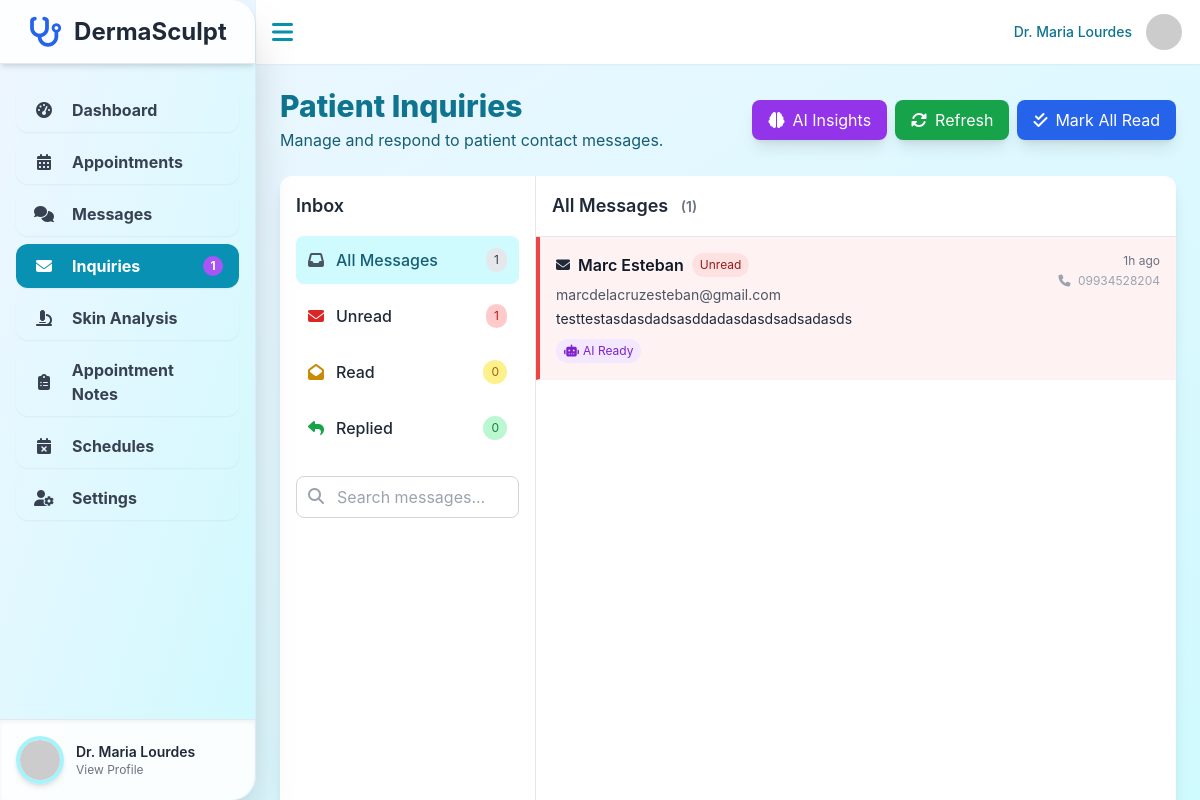
The app's page /pages/inquiries.php (signed in) with its own data.
### tables this page shows
CREATE TABLE `contact_messages` (
  `id` int(11) NOT NULL,
  `name` varchar(100) NOT NULL,
  `email` varchar(150) NOT NULL,
  `phone_number` varchar(20) NOT NULL,
  `message` text NOT NULL,
  `status` enum('unread','read','replied') DEFAULT 'unread',
  `ip_address` varchar(45) DEFAULT NULL,
  `user_agent` text DEFAULT NULL,
  `created_at` timestamp NOT NULL DEFAULT current_timestamp(),
  `updated_at` timestamp NOT NULL DEFAULT current_timestamp() ON UPDATE current_timestamp()
);

### pages/inquiries.php (the view, shortened to what this page needs)
<?php
require_once '../config/connection.php';
$status_filter = $_GET['status'] ?? 'all';
$search_query = $_GET['search'] ?? '';
$where_conditions = [];
$where_clause = !empty($where_conditions) ? 'WHERE ' . implode(' AND ', $where_conditions) : '';
$sql = "SELECT * FROM contact_messages $where_clause ORDER BY created_at DESC";
$stmt = $conn->prepare($sql);
$stmt->execute();
$messages = $stmt->get_result()->fetch_all(MYSQLI_ASSOC);
$counts = [
    'all' => 0,
    'unread' => 0,
    'read' => 0,
    'replied' => 0
];
$count_sql = "SELECT status, COUNT(*) as count FROM contact_messages GROUP BY status";
$count_result = $conn->query($count_sql);
while ($row = $count_result->fetch_assoc()) {
    $counts[$row['status']] = $row['count'];
    $counts['all'] += $row['count'];
}
function getStatusBadgeClass($status) {
    switch ($status) {
        case 'unread':
            return 'bg-red-100 text-red-800';
    }
}
function getStatusIcon($status) {
    switch ($status) {
        case 'unread':
            return 'fas fa-envelope';
    }
}
function timeAgo($datetime) {
    $time = time() - strtotime($datetime);
    if ($time < 86400) return floor($time/3600) . 'h ago';
    return date('M j, Y', strtotime($datetime));
}
?>
<!DOCTYPE html>
<html lang="en">
<head>
    <script src="https://cdn.tailwindcss.com"></script>
    <link href="https://cdnjs.cloudflare.com/ajax/libs/font-awesome/6.1.1/css/all.min.css" rel="stylesheet">
</head>
<body class="bg-gradient-to-br from-blue-50 to-cyan-100 text-gray-800">
    <?php include '../components/sidebar.php'; ?>
    <div class="main-content flex flex-col h-screen">
        <header class="bg-white shadow-sm flex items-center justify-between p-4 h-16 flex-shrink-0 z-30">
            <button id="sidebar-toggle" onclick="toggleSidebar()" class="text-cyan-600 hover:text-cyan-800">
                <i class="fas fa-bars fa-xl"></i>
            </button>
            <div class="relative">
                <button onclick="toggleDropdown()" class="flex items-center space-x-3">
                    <span class="hidden sm:inline text-sm font-medium text-cyan-700">Dr. <?php echo $sidebar_firstName; ?></span>
                    <img class="h-10 w-10 rounded-full object-cover border-2 border-transparent hover:border-cyan-500" src="<?php echo $profilePicturePath; ?>" alt="User avatar">
                </button>
            </div>
        </header>
        <main class="flex-1 p-4 sm:p-6 overflow-hidden" id="mainContent">
            <div class="mb-6 flex justify-between items-center">
                <div>
                    <h2 class="text-3xl font-extrabold text-cyan-700">Patient Inquiries</h2>
                    <p class="text-cyan-800 mt-1">Manage and respond to patient contact messages.</p>
                </div>
                <div class="flex gap-2">
                    <button onclick="toggleAIInsights()" id="aiInsightsBtn" class="bg-purple-600 text-white px-4 py-2 rounded-lg hover:bg-purple-700 flex items-center gap-2 shadow-lg">
                        <i class="fas fa-brain"></i> AI Insights
                    </button>
                    <button onclick="refreshInquiries()" class="bg-green-600 text-white px-4 py-2 rounded-lg hover:bg-green-700 flex items-center gap-2 shadow-lg">
                        <i class="fas fa-sync-alt"></i> Refresh
                    </button>
                    <button onclick="markAllAsRead()" class="bg-blue-600 text-white px-4 py-2 rounded-lg hover:bg-blue-700 flex items-center gap-2 shadow-lg">
                        <i class="fas fa-check-double"></i> Mark All Read
                    </button>
                </div>
            </div>
            <div class="bg-white rounded-xl shadow-lg email-interface flex">
                <div class="w-64 border-r border-gray-200 p-4 flex flex-col">
                    <div class="mb-6">
                        <h3 class="text-lg font-semibold text-gray-800 mb-4">Inbox</h3>
                        <div class="space-y-2">
                            <a href="?status=all&search=<?php echo urlencode($search_query); ?>"
                               class="flex items-center justify-between p-3 rounded-lg transition-colors <?php echo $status_filter === 'all' ? 'bg-cyan-100 text-cyan-800' : 'hover:bg-gray-100'; ?>">
                                <div class="flex items-center">
                                    <i class="fas fa-inbox mr-3 text-gray-600"></i>
                                    <span class="font-medium">All Messages</span>
                                </div>
                                <span class="bg-gray-200 text-gray-700 text-xs px-2 py-1 rounded-full"><?php echo $counts['all']; ?></span>
                            </a>
                            <a href="?status=unread&search=<?php echo urlencode($search_query); ?>"
                               class="flex items-center justify-between p-3 rounded-lg transition-colors <?php echo $status_filter === 'unread' ? 'bg-red-100 text-red-800' : 'hover:bg-gray-100'; ?>">
                                <div class="flex items-center">
                                    <i class="fas fa-envelope mr-3 text-red-600"></i>
                                    <span class="font-medium">Unread</span>
                                </div>
                                <span class="bg-red-200 text-red-700 text-xs px-2 py-1 rounded-full"><?php echo $counts['unread']; ?></span>
                            </a>
                            <a href="?status=read&search=<?php echo urlencode($search_query); ?>"
                               class="flex items-center justify-between p-3 rounded-lg transition-colors <?php echo $status_filter === 'read' ? 'bg-yellow-100 text-yellow-800' : 'hover:bg-gray-100'; ?>">
                                <div class="flex items-center">
                                    <i class="fas fa-envelope-open mr-3 text-yellow-600"></i>
                                    <span class="font-medium">Read</span>
                                </div>
                                <span class="bg-yellow-200 text-yellow-700 text-xs px-2 py-1 rounded-full"><?php echo $counts['read']; ?></span>
                            </a>
                            <a href="?status=replied&search=<?php echo urlencode($search_query); ?>"
                               class="flex items-center justify-between p-3 rounded-lg transition-colors <?php echo $status_filter === 'replied' ? 'bg-green-100 text-green-800' : 'hover:bg-gray-100'; ?>">
                                <div class="flex items-center">
                                    <i class="fas fa-reply mr-3 text-green-600"></i>
                                    <span class="font-medium">Replied</span>
                                </div>
                                <span class="bg-green-200 text-green-700 text-xs px-2 py-1 rounded-full"><?php echo $counts['replied']; ?></span>
                            </a>
                        </div>
                    </div>
                    <div class="mb-4">
                        <form method="GET" class="relative">
                            <input type="text" name="search" value="<?php echo htmlspecialchars($search_query); ?>"
                                   placeholder="Search messages..."
                                   class="w-full pl-10 pr-4 py-2 border border-gray-300 rounded-lg focus:ring-2 focus:ring-cyan-500 focus:border-transparent">
                            <i class="fas fa-search absolute left-3 top-3 text-gray-400"></i>
                        </form>
                    </div>
                </div>
                <div class="flex-1 flex flex-col">
                    <div class="p-4 border-b border-gray-200">
                        <div class="flex items-center justify-between">
                            <h3 class="text-lg font-semibold text-gray-800">
                                <?php
                                $filter_titles = [
                                    'all' => 'All Messages',
                                    'unread' => 'Unread Messages',
                                    'read' => 'Read Messages',
                                    'replied' => 'Replied Messages'
                                ];
                                echo $filter_titles[$status_filter];
                                ?>
                                <span class="text-sm text-gray-500 ml-2">(<?php echo count($messages); ?>)</span>
                            </h3>
                        </div>
                    </div>
                    <div class="message-list flex-1">
                        <?php if (empty($messages)): ?>
                            <div class="flex flex-col items-center justify-center h-full text-gray-500">
                                <i class="fas fa-inbox text-6xl mb-4 text-gray-300"></i>
                                <h3 class="text-xl font-semibold mb-2">No messages found</h3>
                                <p class="text-center">
                                    <?php if (!empty($search_query)): ?>
                                        No messages match your search criteria.
                                    <?php else: ?>
                                        No messages in this category yet.
                                    <?php endif; ?>
                                </p>
                            </div>
                        <?php else: ?>
                            <?php foreach ($messages as $message): ?>
                                <div class="message-item <?php echo $message['status']; ?> p-4 border-b border-gray-100"
                                     onclick="openMessageModal(<?php echo $message['id']; ?>)">
                                    <div class="flex items-start justify-between">
                                        <div class="flex-1 min-w-0">
                                            <div class="flex items-center mb-2">
                                                <i class="<?php echo getStatusIcon($message['status']); ?> mr-2 text-sm"></i>
                                                <h4 class="font-semibold text-gray-900 truncate">
                                                    <?php echo htmlspecialchars($message['name']); ?>
                                                </h4>
                                                <span class="ml-2 px-2 py-1 text-xs rounded-full <?php echo getStatusBadgeClass($message['status']); ?>">
                                                    <?php echo ucfirst($message['status']); ?>
                                                </span>
                                            </div>
                                            <p class="text-sm text-gray-600 mb-1">
                                                <?php echo htmlspecialchars($message['email']); ?>
                                            </p>
                                            <p class="text-sm text-gray-800 message-preview">
                                                <?php echo htmlspecialchars($message['message']); ?>
                                            </p>
                                            <?php if ($message['status'] === 'unread'): ?>
                                                <div class="mt-2">
                                                    <span class="inline-flex items-center px-2 py-1 text-xs bg-purple-100 text-purple-700 rounded-full">
                                                        <i class="fas fa-robot mr-1"></i>
                                                        AI Ready
                                                    </span>
                                                </div>
                                            <?php endif; ?>
                                        </div>
                                        <div class="ml-4 text-right flex-shrink-0">
                                            <p class="text-xs text-gray-500">
                                                <?php echo timeAgo($message['created_at']); ?>
                                            </p>
                                            <?php if ($message['phone_number']): ?>
                                                <p class="text-xs text-gray-400 mt-1">
                                                    <i class="fas fa-phone mr-1"></i>
                                                    <?php echo htmlspecialchars($message['phone_number']); ?>
                                                </p>
                                            <?php endif; ?>
                                        </div>
                                    </div>
                                </div>
                            <?php endforeach; ?>
                        <?php endif; ?>
                    </div>
                </div>
            </div>
        </main>
    </div>
</body>
</html>

### pages/inquiries.php (style rules this page uses)
:root { --sidebar-width: 256px; --sidebar-width-collapsed: 80px; }
body { font-family: 'Inter', sans-serif; }
.main-content { transition: margin-left 0.3s ease-in-out; margin-left: var(--sidebar-width); width: calc(100% - var(--sidebar-width)); }
.message-item { transition: all 0.2s ease; cursor: pointer; }
.message-item.unread { border-left: 4px solid #ef4444; background-color: #fef2f2; }
.email-interface { height: calc(100vh - 8rem); }
.message-list { height: calc(100vh - 12rem); overflow-y: auto; }
.message-preview { display: -webkit-box; -webkit-line-clamp: 2; line-clamp: 2; -webkit-box-orient: vertical; overflow: hidden; }

### records on screen
contact_messages: name "Marc Esteban", status "Unread", email "marcdelacruzesteban@gmail.com", message "testtestasdasdadsasddadasdasdsadsadasds", shows "AI Ready", created_at "1h ago", phone_number "09934528204"

### other values on screen
$unreadInquiryCount "1"
$sidebar_firstName "Maria Lourdes"
$counts['all'] "1"
$counts['unread'] "1"
$counts['read'] "0"
$counts['replied'] "0"
$filter_titles[$status_filter] "All Messages"
count($messages) "1"
